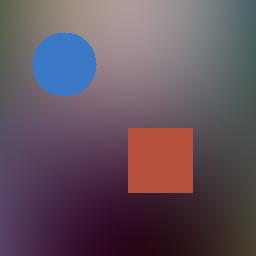
#> input picture backend/datasets/controlled/v1/fixture_002_jpeg_q75/derived_q75.jpg, 256 x 256 px; its folder holds only this picture in this run
$ python -i engine.py   (imports and definitions only)
#> lines starting #> are read from the running program, lines starting #| are printed output that depends on the picture
import os
import uuid
import cv2
import numpy as np
from PIL import Image
from .schemas import NoiseResult, NoiseStatistics, FilterConfig, LocalAnalysisConfig
from .exceptions import UnsupportedFormatError, ImageProcessingError

class NoiseEngine:
    # [40 lines left out: functions _calculate_statistics, _local_analysis, not called in this run]

    @staticmethod
    def run(
        input_path: str,
        output_dir: str,
        kernel_size: int = 5,
        sigma: float = 1.0,
        window_size: int = 16,
        stride: int = 16,
        filter_method: str = "Gaussian",
        compute_comparison: bool = True
    ) -> NoiseResult:
#> called with output_dir = 'out.png', kernel_size = 5, sigma = 1, window_size = 16, stride = 16, filter_method = 'Gaussian', compute_comparison = True
        norm_method = filter_method.strip().capitalize()
        if norm_method not in ("Gaussian", "Median"):
            raise ValueError(f"Unsupported filter method '{filter_method}'. Must be 'Gaussian' or 'Median'.")

        if kernel_size % 2 == 0 or kernel_size < 3:
            raise ValueError("Kernel size must be an odd integer >= 3.")

        if norm_method == "Gaussian" and sigma <= 0:
            raise ValueError("Sigma must be > 0.")

        try:
            # Pillow used to safely open the file
            img = Image.open(input_path)
#> img is the input picture: PIL image 256x256 RGB; mean R, G, B 98.7, 81.9, 93.9

            # We use Grayscale for baseline noise residual to evaluate overall luminance structure.
            # This is simpler mathematically and standard for primary structural noise mapping.
            if img.mode != 'L':
                img = img.convert('L')
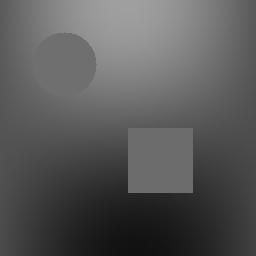
#> img: PIL image 256x256 L; min 17, max 160, mean 88.3

            width, height = img.size
#> width = 256; height = 256

            os.makedirs(output_dir, exist_ok=True)
            run_id = uuid.uuid4().hex[:8]

            # float32 prevents underflow during subtraction
            img_arr = np.array(img, dtype=np.float32)
            img_arr_u8 = np.array(img, dtype=np.uint8)

            # 1. Compute Gaussian smoothed residual (Baseline)
            smoothed_gauss = cv2.GaussianBlur(img_arr, (kernel_size, kernel_size), sigmaX=max(0.1, sigma), sigmaY=max(0.1, sigma))
            residual_gauss = np.abs(img_arr - smoothed_gauss)
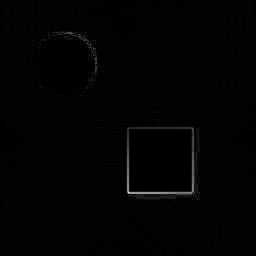
#> residual_gauss: shape (256, 256) float32; min 0, max 36.82, mean 0.4; drawn with min black and max white

            # 2. Compute Median smoothed residual (Experimental Alternative)
            smoothed_med = cv2.medianBlur(img_arr_u8, kernel_size).astype(np.float32)
            residual_med = np.abs(img_arr - smoothed_med)

            # Assign primary vs comparative residual based on requested filter_method
            if norm_method == "Gaussian":
                residual = residual_gauss
                comp_residual = residual_med
                comp_method = "Median"
                primary_filter_cfg = FilterConfig(method="Gaussian", kernel_size=kernel_size, sigma=sigma)
                comp_filter_cfg = FilterConfig(method="Median", kernel_size=kernel_size, sigma=None)
            else:
                residual = residual_med
                comp_residual = residual_gauss
                comp_method = "Gaussian"
                primary_filter_cfg = FilterConfig(method="Median", kernel_size=kernel_size, sigma=None)
                comp_filter_cfg = FilterConfig(method="Gaussian", kernel_size=kernel_size, sigma=sigma)

            # Step 3: Global Statistics
            global_stats = NoiseEngine._calculate_statistics(residual)

            # Step 4: Local Analysis
            local_residual = NoiseEngine._local_analysis(residual, window_size, stride)
            local_stats = NoiseEngine._calculate_statistics(local_residual)

            # Step 5: Normalize and Save Primary Visualizations
            # [6 lines left out: function normalize_to_uint8, not called in this run]

            norm_global = normalize_to_uint8(residual, global_stats.max_residual)
            norm_local = normalize_to_uint8(local_residual, local_stats.max_residual)

            global_map_path = os.path.join(output_dir, f"noise_residual_{run_id}.png")
            local_map_path = os.path.join(output_dir, f"noise_local_{run_id}.png")

            Image.fromarray(norm_global, mode='L').save(global_map_path, 'PNG')
            Image.fromarray(norm_local, mode='L').save(local_map_path, 'PNG')

            # Step 6: Comparative Alternative Processing
            comp_global_stats = None
            comp_local_stats = None
            comp_global_path = None
            comp_local_path = None
            comparative_dict = None

            if compute_comparison:
                comp_global_stats = NoiseEngine._calculate_statistics(comp_residual)
                comp_local_residual = NoiseEngine._local_analysis(comp_residual, window_size, stride)
                comp_local_stats = NoiseEngine._calculate_statistics(comp_local_residual)

                norm_comp_global = normalize_to_uint8(comp_residual, comp_global_stats.max_residual)
                norm_comp_local = normalize_to_uint8(comp_local_residual, comp_local_stats.max_residual)

                comp_global_path = os.path.join(output_dir, f"noise_residual_{comp_method.lower()}_{run_id}.png")
                comp_local_path = os.path.join(output_dir, f"noise_local_{comp_method.lower()}_{run_id}.png")

                Image.fromarray(norm_comp_global, mode='L').save(comp_global_path, 'PNG')
                Image.fromarray(norm_comp_local, mode='L').save(comp_local_path, 'PNG')

                # Also save explicit gaussian / median paths if primary is Gaussian
                if norm_method == "Gaussian":
                    gauss_path = global_map_path
                    med_path = comp_global_path
                    gauss_stats = global_stats
                    med_stats = comp_global_stats
                else:
                    gauss_path = comp_global_path
                    med_path = global_map_path
                    gauss_stats = comp_global_stats
                    med_stats = global_stats

                comparative_dict = {
                    "gaussian": {
                        "method": "Gaussian",
                        "kernel_size": kernel_size,
                        "sigma": sigma,
                        "description": "Baseline linear low-pass filter (standard high-frequency residual)",
                        "mean_residual": gauss_stats.mean_residual,
                        "std_residual": gauss_stats.std_residual,
                        "max_residual": gauss_stats.max_residual,
                        "artifact_path": gauss_path,
                    },
                    "median": {
                        "method": "Median",
                        "kernel_size": kernel_size,
                        "description": "Experimental non-linear order-statistic filter (preserves step edges, isolates non-correlated noise)",
                        "mean_residual": med_stats.mean_residual,
                        "std_residual": med_stats.std_residual,
                        "max_residual": med_stats.max_residual,
                        "artifact_path": med_path,
                    }
                }

            return NoiseResult(
                width=width,
                height=height,
                filter_config=primary_filter_cfg,
                global_statistics=global_stats,
                local_config=LocalAnalysisConfig(window_size=window_size, stride=stride, aggregation_method="Mean Absolute Residual"),
                local_statistics=local_stats,
                residual_image_path=global_map_path,
                local_map_image_path=local_map_path,
                comparison_filter_config=comp_filter_cfg if compute_comparison else None,
                comparison_global_statistics=comp_global_stats,
                comparison_local_statistics=comp_local_stats,
                comparison_residual_image_path=comp_global_path,
                comparison_local_map_image_path=comp_local_path,
                comparative_methods=comparative_dict
            )

        except ValueError:
            raise
        except Exception as e:
#> (the run stopped early here; a loop or call above may not have finished)
